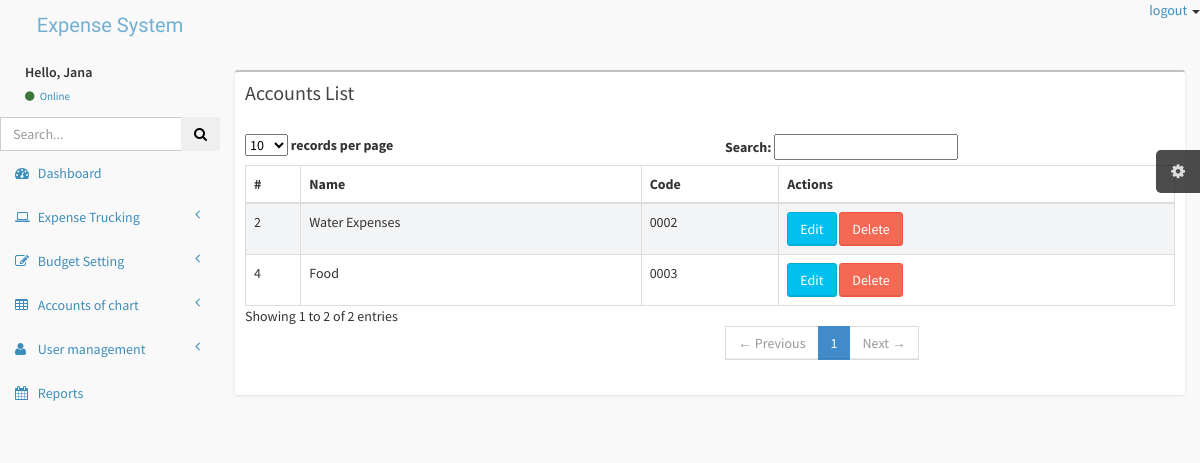
Page /Admin/manageAccounts.php (signed in) on the earlier database version.
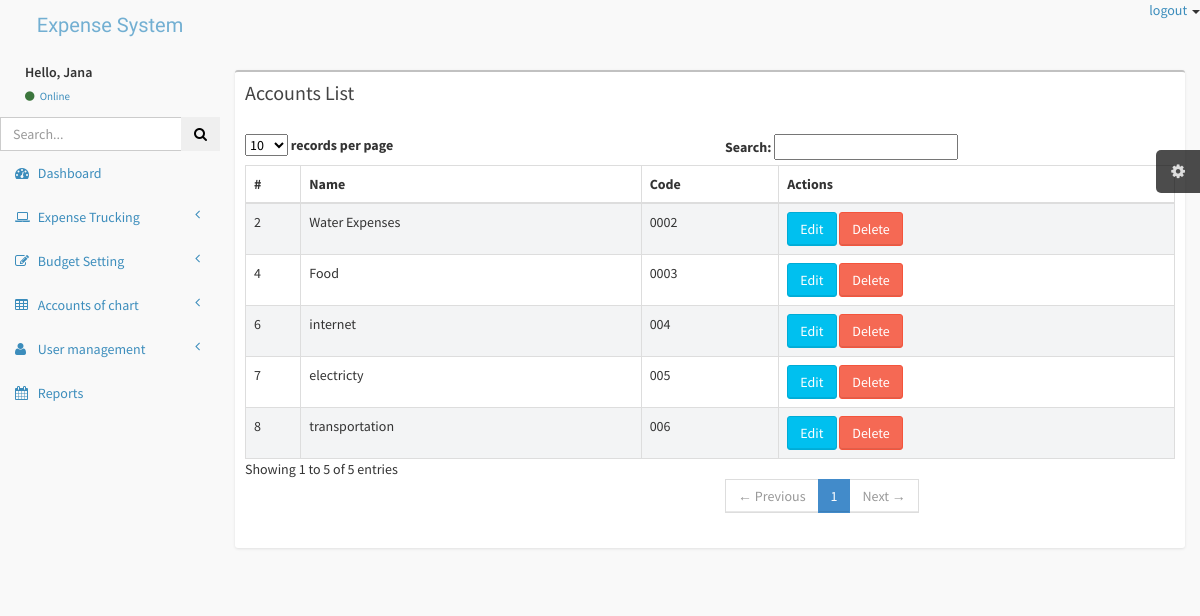
Same page on the later database version.
### tables this page shows
CREATE TABLE `accounts` (
  `id` int(11) NOT NULL,
  `name` varchar(30) NOT NULL,
  `code` varchar(8) NOT NULL
);

### Admin/manageAccounts.php (the view, shortened to what this page needs)
<!DOCTYPE html>
<html>
<head>
</head>
<body>
    <?php include 'includes/header.php'; ?>
    <div class="wrapper row-offcanvas row-offcanvas-left">
        <?php
        include 'includes/aside.php';
        ?>
        <aside class="right-side">
            <section class="content">
                <div class="row">
                    <div class="col-xs-12">
                        <div class="box">
                            <div class="box-header">
                                <h3 class="box-title">Accounts List</h3>
                            </div>
                            <div class="box-body table-responsive">
                                <table id="example1" class="table table-bordered table-striped">
                                    <thead>
                                        <tr>
                                            <th>#</th>
                                            <th>Name</th>
                                            <th>Code</th>
                                            <th>Actions</th>
                                        </tr>
                                    <tbody>
                                        <?php
                                        include 'includes/connect.php';
                                        $sql = "SELECT * FROM accounts";
                                        $r = mysqli_query($conn, $sql);
                                        while ($row = mysqli_fetch_assoc($r)) {
                                        ?>
                                            <tr>
                                                <td><?php echo $row['id']; ?></td>
                                                <td><?php echo $row['name']; ?></td>
                                                <td><?php echo $row['code']; ?></td>
                                                <td>
                                                    <?php
                                                    $role = $_SESSION['userRole'];
                                                    if ($role == 'user' || $role == 'User') { ?>
                                                        <span>you don't have premission</span>
                                                    <?php  } else {
                                                    ?>
                                                        <a href="editAccounts.php?Aid=<?php echo $row['id']; ?>">
                                                            <button class="btn btn-info">Edit</button>
                                                        </a>
                                                        <a href="backend/accounts.php?Aid=<?php echo $row['id']; ?>" onclick="return confirm('Are you sure?');">
                                                            <button class="btn btn-danger">Delete</button>
                                                        </a>
                                                    <?php
                                                    } ?>
                                                </td>
                                            </tr>
                                        <?php     }
                                        ?>
                                    </tbody>
                                </table>
                            </div>
                        </div>
                    </div>
                </div>
            </section>
        </aside>
    </div>
</body>
</html>

Differences in the rows shown:
added accounts: id "6", name "internet", code "004"
added accounts: id "7", name "electricty", code "005"
added accounts: id "8", name "transportation", code "006"
Other differences:
text written by a page script: "records per page Search: Showing 1 to 2 of 2 entries ← Previous 1 Next →" → "records per page Search: Showing 1 to 5 of 5 entries ← Previous 1 Next →"
